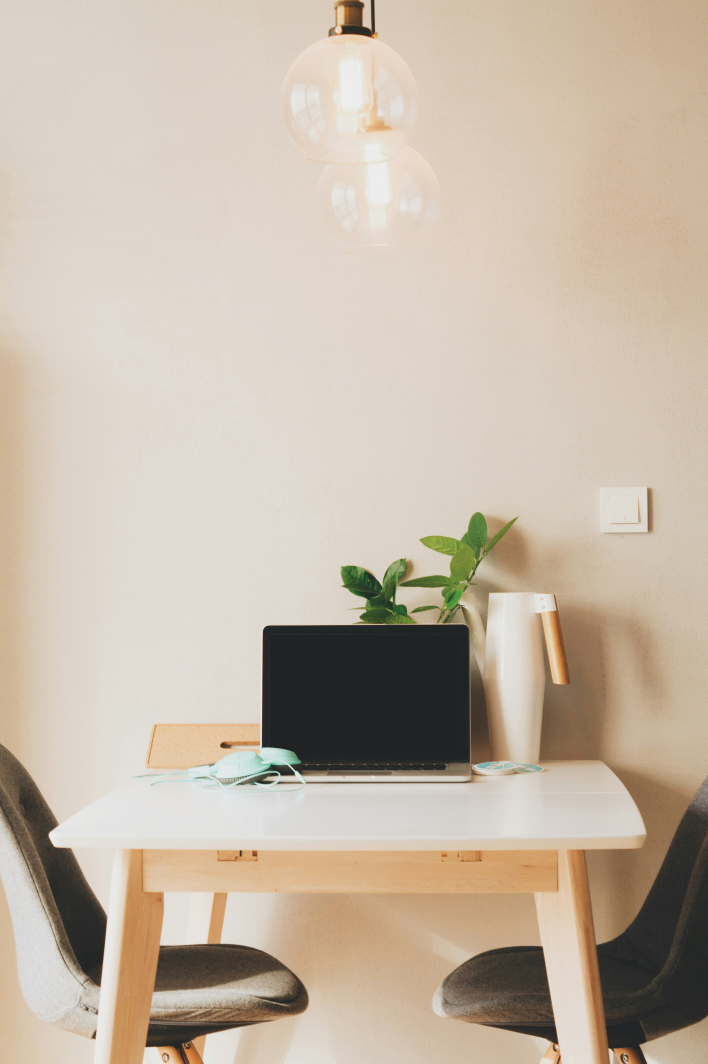
#> input picture assets/bureau.jpg, 3539 x 5316 px, found by its file name (shown at 1/5 size)
$ python character.py ../assets/bureau.jpg
#> lines starting #> are read from the running program, lines starting #| are printed output that depends on the picture
### src/common.py
"""Outils communs : chemins, configuration."""
import sys
from pathlib import Path

import yaml

ROOT = Path(__file__).resolve().parent.parent

# Évite les erreurs d'accents / emojis dans le terminal Windows
for flux in (sys.stdout, sys.stderr):
    try:
        flux.reconfigure(encoding="utf-8")
    except Exception:
        pass


def charger_config() -> dict:
    with open(ROOT / "config.yaml", encoding="utf-8") as f:
        return yaml.safe_load(f)


# [8 lines left out: function dossier_sortie, not called in this run]

### src/character.py
# character.py : anime le personnage selon la voix
# Usage : python src/character.py les-bases-de-python
import json
import math
import subprocess
import sys
import wave
from pathlib import Path

from common import dossier_sortie

import numpy as np
import yaml
from PIL import Image,ImageFilter, ImageOps

FPS = 30
SEUIL = 0.15          # volume à partir duquel la bouche s'ouvre (à ajuster)
FOND = (30, 30, 46)   # même couleur que le fond de compose.py
def degrade(haut, bas, largeur=1080, hauteur=1920):
    """Crée un fond en dégradé vertical, de la couleur du haut vers celle du bas"""
    t = np.linspace(0, 1, hauteur)[:, None]
    couleurs = (1 - t) * np.array(haut) + t * np.array(bas)
    bande = np.repeat(couleurs[:, None, :], largeur, axis=1).astype(np.uint8)
    return Image.fromarray(bande, "RGB")


# Vert sapin en haut, bordeaux en bas
FOND_IMAGE = ImageOps.fit(
    Image.open("assets/bureau.jpg").convert("RGB"), (1080, 1920)
).filter(ImageFilter.GaussianBlur(6))
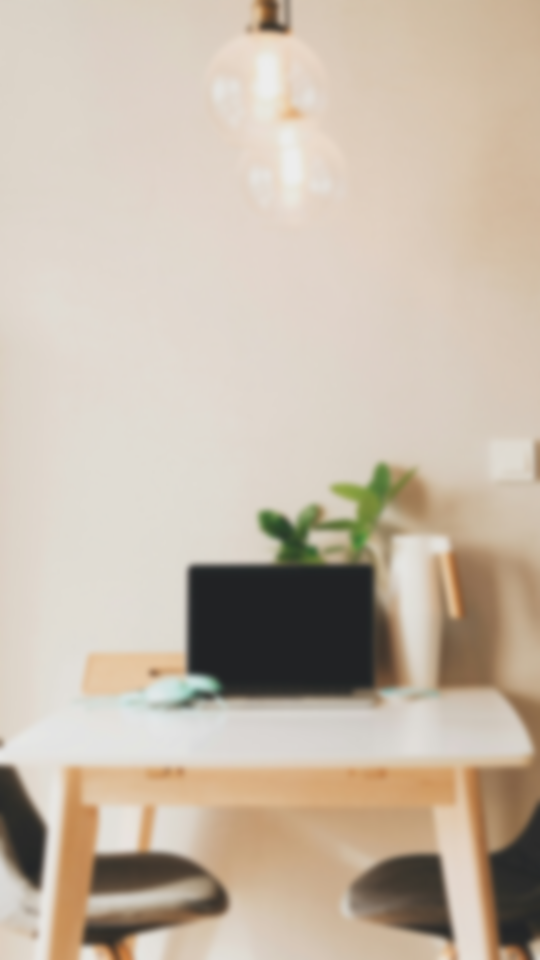
#> FOND_IMAGE: PIL image 1080x1920 RGB (shown at 1/2 size); mean R, G, B 198.2, 185, 169.3
#> (the run stopped early here; a loop or call above may not have finished)
